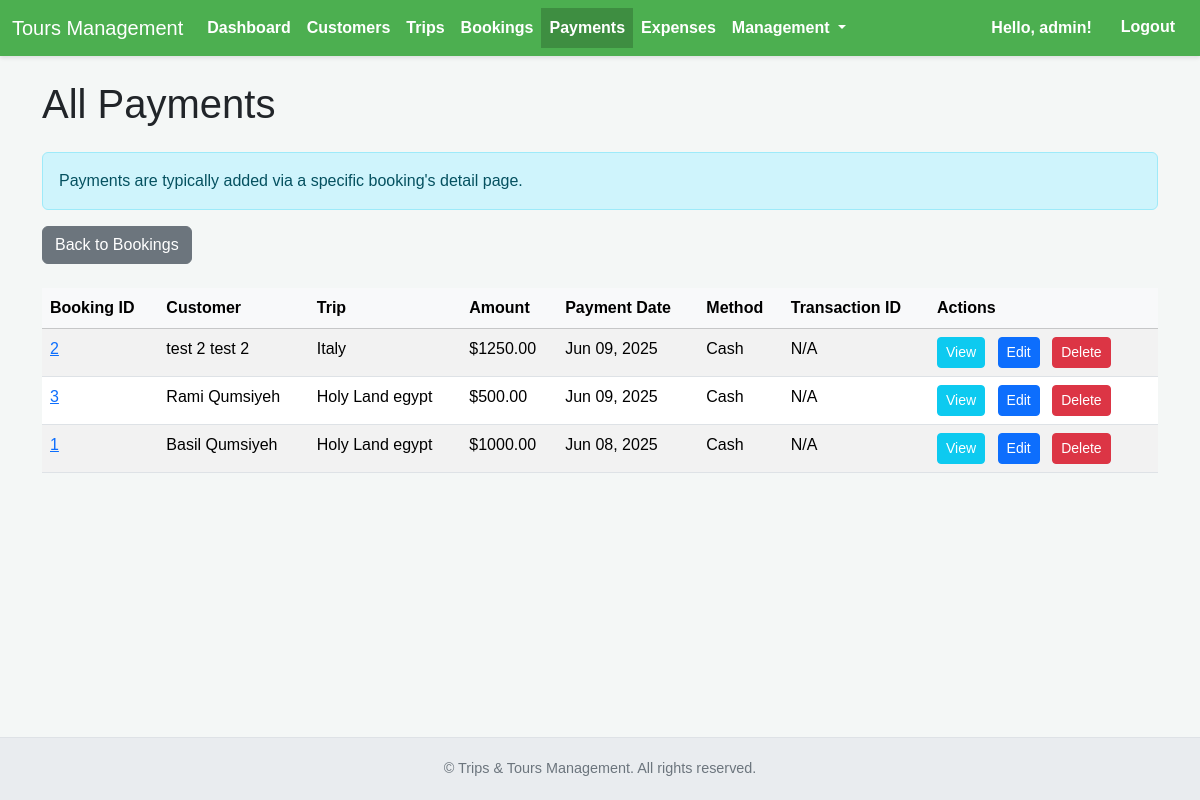
/payments/ (signed in), run on the app's committed database.
### payments/models.py (models this page shows, shortened)
class Payment(models.Model):
    PAYMENT_METHOD_CHOICES = [
        ('cash', 'Cash'),
        ('bank_transfer', 'Bank Transfer'),
        ('credit_card', 'Credit Card'),
        ('online_gateway', 'Online Payment Gateway'),
        ('other', 'Other'),
    ]
    booking = models.ForeignKey(Booking, on_delete=models.CASCADE, related_name='payments',
                                help_text="The booking this payment is associated with.")
    amount = models.DecimalField(max_digits=10, decimal_places=2, help_text="Amount of this payment in USD.")
    payment_date = models.DateField(auto_now_add=True, help_text="The date the payment was recorded.")
    payment_method = models.CharField(
        max_length=50,
        choices=PAYMENT_METHOD_CHOICES,
        default='cash',
        help_text="Method by which the payment was made."
    )
    transaction_id = models.CharField(max_length=255, blank=True, null=True, unique=True,
                                      help_text="Optional: Transaction ID from payment gateway or bank.")
    notes = models.TextField(blank=True, help_text="Any internal notes regarding this payment.")
    date_created = models.DateTimeField(auto_now_add=True)
    last_updated = models.DateTimeField(auto_now=True)
    class Meta:
        ordering = ['-payment_date', '-date_created']
        verbose_name = "Payment"
        verbose_name_plural = "Payments"

### bookings/models.py (models this page shows, shortened)
class Booking(models.Model):
    BOOKING_STATUS_CHOICES = [
        ('pending', 'Pending Confirmation'),
        ('confirmed', 'Confirmed'),
        ('cancelled', 'Cancelled'),
    ]
    PAYMENT_STATUS_CHOICES = [
        ('not_paid', 'Not Paid'),
        ('partially_paid', 'Partially Paid'),
        ('fully_paid', 'Fully Paid'),
        ('refunded', 'Refunded'),
    ]
    customer = models.ForeignKey(Customer, on_delete=models.PROTECT, related_name='bookings',
                                 help_text="The customer making this booking.")
    trip = models.ForeignKey(Trip, on_delete=models.PROTECT, related_name='bookings',
                             help_text="The trip the customer is booking.")
    price_tier = models.ForeignKey(TripPriceTier, on_delete=models.PROTECT, related_name='bookings',
                                   help_text="The chosen price tier for this booking.")
    booking_date = models.DateTimeField(auto_now_add=True)
    internal_notes = models.TextField(blank=True, help_text="Internal notes specific to this booking (e.g. initial booking remarks). For communication log, use Booking Notes below.")
    total_price = models.DecimalField(max_digits=10, decimal_places=2, default=0.00,
                                      help_text="Automatically calculated total price of the booking (tier + add-ons).")
    amount_paid = models.DecimalField(max_digits=10, decimal_places=2, default=0.00,
                                      help_text="Total amount paid by the customer for this booking.")
    booking_status = models.CharField(
        max_length=20,
        choices=BOOKING_STATUS_CHOICES,
        default='pending',
        help_text="The overall status of the booking (e.g., Pending, Confirmed, Cancelled)."
    )
    payment_status = models.CharField(
        max_length=20,
        choices=PAYMENT_STATUS_CHOICES,
        default='not_paid',
        help_text="The payment status based on payments received."
    )
    class Meta:
        ordering = ['-booking_date']
        verbose_name = "Booking"
        verbose_name_plural = "Bookings"
        unique_together = ['customer', 'trip']

### customers/models.py (models this page shows, shortened)
class Customer(models.Model):
    first_name = models.CharField(max_length=100)
    last_name = models.CharField(max_length=100)
    email = models.EmailField(blank=True, null=True, unique=True,
                              help_text="Primary email address for communication. Keep unique if possible.")
    phone_number = models.CharField(max_length=20, blank=True, null=True)
    passport_number = models.CharField(max_length=50, blank=True, null=True, unique=True,
                                       help_text="Customer's passport number.")
    passport_issue_date = models.DateField(blank=True, null=True,
                                          help_text="Date passport was issued.")
    passport_expiry_date = models.DateField(blank=True, null=True,
                                           help_text="Date passport expires.")
    date_of_birth = models.DateField(blank=True, null=True)
    dietary_restrictions = models.TextField(blank=True, help_text="Any specific dietary needs or allergies.")
    emergency_contact_name = models.CharField(max_length=200, blank=True, null=True)
    emergency_contact_relationship = models.CharField(max_length=100, blank=True, null=True)
    emergency_contact_phone = models.CharField(max_length=20, blank=True, null=True)
    emergency_contact_email = models.EmailField(blank=True, null=True)
    date_added = models.DateTimeField(auto_now_add=True)
    last_updated = models.DateTimeField(auto_now=True)
    class Meta:
        ordering = ['last_name', 'first_name']
        verbose_name = "Customer"
        verbose_name_plural = "Customers" # Corrected typo
    @property
    def full_name(self):
        return f"{self.first_name} {self.last_name}"

### trips/models.py (models this page shows, shortened)
class Trip(models.Model):
    TRIP_STATUS_CHOICES = [
        ('open', 'Open for Booking'),
        ('confirmed', 'Confirmed'),
        ('full', 'Full'),
        ('cancelled', 'Cancelled'),
        ('completed', 'Completed'),
    ]
    name = models.CharField(max_length=200, unique=True, help_text="Unique name for the trip package.")
    destination = models.CharField(max_length=255, blank=True, help_text="Primary destination or region of the trip.")
    start_date = models.DateField()
    end_date = models.DateField()
    internal_notes = models.TextField(blank=True, help_text="Notes for internal staff only, not for customers.")
    detailed_itinerary = models.TextField(blank=True, help_text="A comprehensive description of the trip itinerary.")
    max_capacity = models.PositiveIntegerField(blank=True, null=True, help_text="Maximum number of travelers this trip can accommodate.")
    min_travelers = models.PositiveIntegerField(blank=True, null=True, help_text="Minimum number of travelers required for the trip to proceed.")
    status = models.CharField(
        max_length=20,
        choices=TRIP_STATUS_CHOICES,
        default='open',
        help_text="Current status of the trip (e.g., Open, Confirmed, Cancelled)."
    )
    date_created = models.DateTimeField(auto_now_add=True)
    last_updated = models.DateTimeField(auto_now=True)
    class Meta:
        ordering = ['start_date', 'name']
        verbose_name = "Trip"
        verbose_name_plural = "Trips"
        unique_together = ['name', 'start_date']

### payments/views.py (the view)
# urls.py: path('', views.payment_list, name='payment_list'),
@login_required # <--- ADDED DECORATOR
def payment_list(request):
    payments = Payment.objects.select_related('booking__customer', 'booking__trip').all()
    context = {
        'payments': payments
    }
    return render(request, 'payments/payment_list.html', context)

### payments/templates/payments/payment_list.html (shortened to what this page needs)
{% extends "base.html" %}
{% load app_filters %}
{% block content %}
    <h1 class="mb-4">All Payments</h1>
    <p class="alert alert-info">Payments are typically added via a specific booking's detail page.</p>
    <div class="mb-4">
        <a href="{% url 'booking_list' %}" class="btn btn-secondary">Back to Bookings</a>
    </div>
    {% if payments %}
        <div class="table-responsive">
            <table class="table table-striped table-hover">
                <thead class="table-light">
                    <tr>
                        <th scope="col">Booking ID</th>
                        <th scope="col">Customer</th>
                        <th scope="col">Trip</th>
                        <th scope="col">Amount</th>
                        <th scope="col">Payment Date</th>
                        <th scope="col">Method</th>
                        <th scope="col">Transaction ID</th>
                        <th scope="col">Actions</th>
                    </tr>
                </thead>
                <tbody>
                    {% for payment in payments %}
                        <tr>
                            <td><a href="{% url 'booking_detail' payment.booking.pk %}">{{ payment.booking.pk }}</a></td>
                            <td>{{ payment.booking.customer.full_name }}</td>
                            <td>{{ payment.booking.trip.name }}</td>
                            <td>${{ payment.amount|floatformat:2 }}</td>
                            <td>{{ payment.payment_date|date:"M d, Y" }}</td>
                            <td>{{ payment.get_payment_method_display }}</td>
                            <td>{{ payment.transaction_id|default:"N/A" }}</td>
                            <td class="action-links">
                                <a href="{% url 'payment_detail' payment.pk %}" class="btn btn-sm btn-info text-white">View</a>
                                <a href="{% url 'payment_update' payment.pk %}" class="btn btn-sm btn-primary">Edit</a>
                                <a href="{% url 'payment_delete' payment.pk %}" class="btn btn-sm btn-danger delete-link">Delete</a>
                            </td>
                        </tr>
                    {% endfor %}
                </tbody>
            </table>
        </div>
    {% else %}
        <p class="alert alert-info">No payments found.</p>
    {% endif %}
{% endblock content %}

### templates/base.html (shortened to what this page needs)
{% load static %}
<!DOCTYPE html>
<html lang="en">
<head>
    <link href="https://cdn.jsdelivr.net/npm/bootstrap@5.3.3/dist/css/bootstrap.min.css" rel="stylesheet">
</head>
<body>
    <nav class="navbar navbar-expand-lg">
        <div class="container-fluid">
            <a class="navbar-brand text-white" href="{% url 'dashboard' %}">Tours Management</a>
            <div class="collapse navbar-collapse" id="navbarNav">
                <ul class="navbar-nav me-auto mb-2 mb-lg-0">
                    <li class="nav-item">
                        <a class="nav-link {% if request.resolver_match.url_name == 'dashboard' %}active{% endif %}" href="{% url 'dashboard' %}">Dashboard</a>
                    </li>
                    <li class="nav-item">
                        <a class="nav-link {% if 'customer' in request.path %}active{% endif %}" href="{% url 'customer_list' %}">Customers</a>
                    </li>
                    <li class="nav-item">
                        <a class="nav-link {% if 'trip' in request.path and not 'booking' in request.path %}active{% endif %}" href="{% url 'trip_list' %}">Trips</a>
                    </li>
                    <li class="nav-item">
                        <a class="nav-link {% if 'booking' in request.path %}active{% endif %}" href="{% url 'booking_list' %}">Bookings</a>
                    </li>
                    <li class="nav-item">
                        <a class="nav-link {% if 'payment' in request.path %}active{% endif %}" href="{% url 'payment_list' %}">Payments</a>
                    </li>
                    <li class="nav-item">
                        <a class="nav-link {% if 'expense' in request.path and 'types' not in request.path %}active{% endif %}" href="{% url 'expense_list' %}">Expenses</a>
                    </li>
                    <li class="nav-item dropdown">
                        <a class="nav-link dropdown-toggle {% if 'types' in request.path %}active{% endif %}" href="#" id="navbarDropdownManagement" role="button" data-bs-toggle="dropdown" aria-expanded="false">
                            Management
                        </a>
                    </li>
                </ul>
                <div class="d-flex">
                    {% if user.is_authenticated %}
                        <span class="navbar-text me-3">Hello, {{ user.username }}!</span>
                        <form action="{% url 'logout' %}" method="post" class="d-inline">
                            <button type="submit" class="btn btn-link text-white">Logout</button>
                        </form>
                    {% else %}
                        <a class="nav-link text-white" href="{% url 'login' %}">Login</a>
                    {% endif %}
                </div>
            </div>
        </div>
    </nav>
    <div class="container flex-grow-1 my-4">
        {% block content %}{% endblock content %}
    </div>
    <footer>
        © {{ "now"|date:"Y" }} Trips & Tours Management. All rights reserved.
    </footer>
</body>
</html>

### templates/base.html (style rules this page uses)
body { font-family: Arial, sans-serif; background-color: #f4f7f6; display: flex; flex-direction: column; min-height: 100vh; }
.navbar { background-color: #4CAF50; box-shadow: 0 2px 4px rgba(0,0,0,0.1); }
.navbar .nav-link { color: white !important; font-weight: bold; transition: background-color 0.3s ease; }
.navbar .nav-link.active { background-color: #3e8e41; }
.navbar .navbar-text { color: white; font-weight: bold; }
.navbar .btn-link { color: white; font-weight: bold; text-decoration: none; transition: background-color 0.3s ease; }
.action-links a { margin-right: 8px; text-decoration: none; }
.action-links a.btn-danger { color: white; }
footer { margin-top: auto; padding: 1.25rem; text-align: center; color: #6c757d; font-size: 0.9em; background-color: #e9ecef; border-top: 1px solid #dee2e6; }

### data on the page
Payment: booking.pk "2", booking.customer.full_name "test 2 test 2", booking.trip.name "Italy", amount "1250.00", payment_date "Jun 09, 2025", payment_method "Cash", transaction_id "N/A"
Payment: booking.pk "3", booking.customer.full_name "Rami Qumsiyeh", booking.trip.name "Holy Land egypt", amount "500.00", payment_date "Jun 09, 2025", payment_method "Cash", transaction_id "N/A"
Payment: booking.pk "1", booking.customer.full_name "Basil Qumsiyeh", booking.trip.name "Holy Land egypt", amount "1000.00", payment_date "Jun 08, 2025", payment_method "Cash", transaction_id "N/A"

### other printed values
{{ user.username }} "admin"
